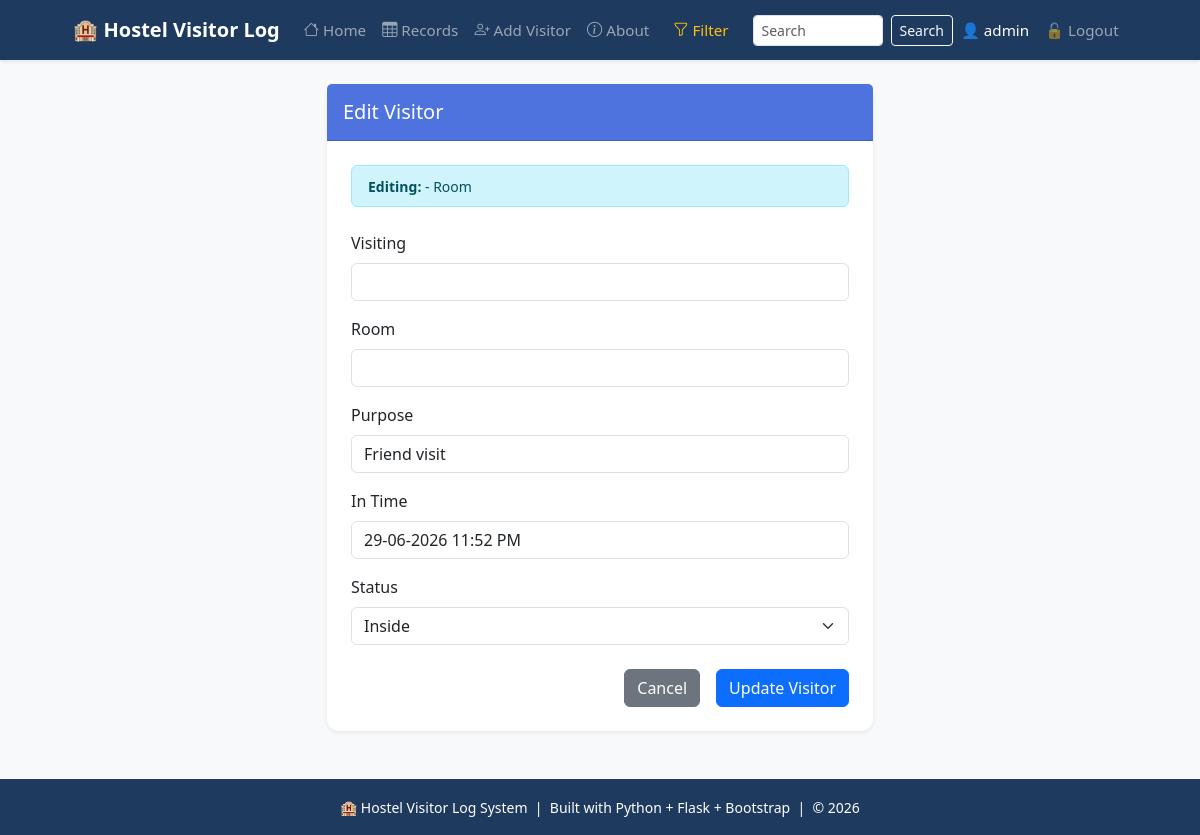
The app's page /edit_visitor/9 (signed in) with its own data.
### tables this page shows
CREATE TABLE visitors (
            id INTEGER PRIMARY KEY AUTOINCREMENT,
            visitor_name TEXT NOT NULL,
            student_name TEXT NOT NULL,
            room_number TEXT NOT NULL,
            purpose TEXT NOT NULL,
            in_time TEXT NOT NULL,
            out_time TEXT NOT NULL DEFAULT 'Still Inside',
            status TEXT DEFAULT 'Inside'
        );

### app.py (the view, shortened to what this page needs)
@app.route('/edit_visitor/<int:id>', methods=['GET', 'POST'])
def edit_visitor(id):
    if session.get('role') != 'admin':
        flash('You do not have permission to edit visitors', 'danger')
        return redirect(url_for('home'))
    conn = get_db()
    visitor = conn.execute('SELECT * FROM visitors WHERE id = ?', (id,)).fetchone()
    if visitor is None:
        conn.close()
        flash('Visitor not found', 'danger')
        return redirect(url_for('records'))
    conn.close()
    return render_template('edit_visitor.html', visitor=visitor)

### app.py (called while the page is built)
def get_db():
    conn = sqlite3.connect('database.db')
    conn.row_factory = sqlite3.Row
    return conn

@app.context_processor
def inject_user():
    return dict(current_user=session.get('username'))

### templates/edit_visitor.html (shortened to what this page needs)
{% extends "base.html" %}
{% block content %}
<div class="row justify-content-center">
    <div class="col-md-6">
        <div class="card shadow-sm">
            <div class="card-header py-3" style="background-color: #4e73df;">
                <h5 class="mb-0 text-white">
                     Edit Visitor
                </h5>
            </div>
            <div class="card-body p-4">
                <div class="alert alert-info py-2 mb-4">
                    <small>
                        <strong>Editing: </strong>
                        {{ visitor.visiting }} - Room {{ visitor.room }}
                    </small>
                </div>
                <form method="POST" action="{{ url_for('edit_visitor', id=visitor.id) }}">
                    <div class="mb-3">
                        <label class="form-label">Visiting</label>
                        <input type="text" class="form-control" name="visiting"
                               value="{{ visitor.visiting }}" required>
                    </div>
                    <div class="mb-3">
                        <label class="form-label">Room</label>
                        <input type="text" class="form-control" name="room"
                               value="{{ visitor.room }}" required>
                    </div>
                    <div class="mb-3">
                        <label class="form-label">Purpose</label>
                        <input type="text" class="form-control" name="purpose"
                               value="{{ visitor.purpose }}" required>
                    </div>
                    <div class="mb-3">
                        <label class="form-label">In Time</label>
                        <input type="text" class="form-control" name="in_time"
                               value="{{ visitor.in_time }}" required>
                    </div>
                    <div class="mb-4">
                        <label class="form-label">Status</label>
                        <select class="form-select" name="status" required>
                            <option value="Inside" {% if visitor.status == 'Inside' %}selected{% endif %}>Inside</option>
                        </select>
                    </div>
                    <div class="d-grid gap-2 d-md-flex justify-content-md-end">
                        <a href="{{ url_for('records') }}" class="btn btn-secondary me-md-2">
                             Cancel
                        </a>
                        <button type="submit" class="btn btn-primary">
                             Update Visitor
                        </button>
                    </div>
                </form>
            </div>
        </div>
    </div>
</div>
{% endblock %}

### templates/base.html (style rules this page uses)
:root { --brand: #1e3a5f; }
body { background-color: #f8f9fa; }
.card { border: none; border-radius: 12px; box-shadow: 0 2px 8px rgba(0,0,0,0.08); transition: transform 0.2s, box-shadow 0.2s; }

### records on screen
visitors: purpose "Friend visit", in_time "29-06-2026 11:52 PM", status "Inside"

### other values on screen
{{ session.username }} "admin"
